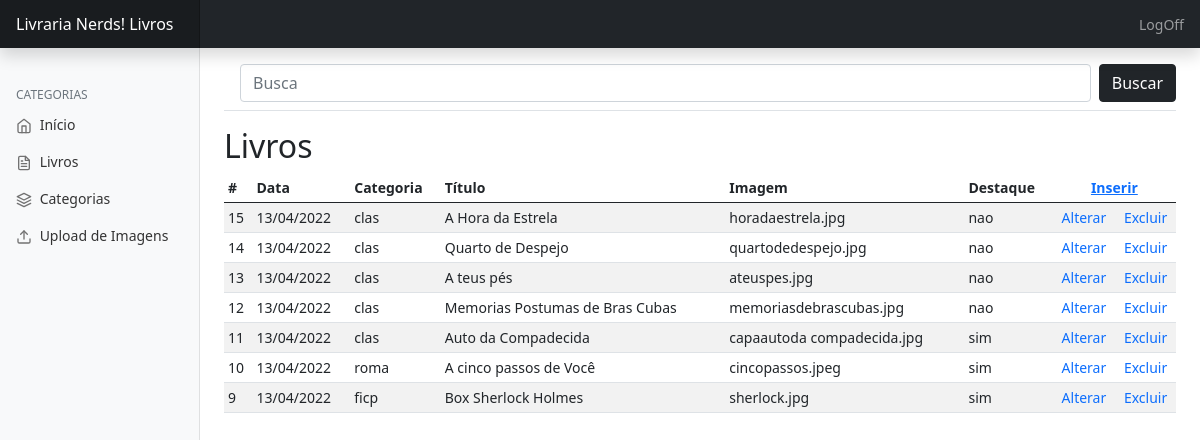
The app's page /admin/livros.php (signed in) with its own data.
### tables this page shows
CREATE TABLE `livros_tb` (
  `id_livro` int(11) NOT NULL,
  `data` date NOT NULL,
  `categoria` char(4) NOT NULL,
  `titulo` tinytext NOT NULL,
  `resumo` text NOT NULL,
  `autor` varchar(100) NOT NULL,
  `pagina` int(11) NOT NULL,
  `preco` decimal(7,2) NOT NULL,
  `imagem` varchar(48) NOT NULL,
  `alt` varchar(100) NOT NULL,
  `destaque` enum('sim','nao') NOT NULL,
  `editora` varchar(50) NOT NULL,
  `texto` mediumtext NOT NULL
);

### admin/livros.php (the view, shortened to what this page needs)
<?php
require_once('../conexao/conecta.php');
$sql = "SELECT id_livro, data, categoria, titulo, imagem, destaque FROM livros_tb ORDER BY id_livro DESC";
$resultado = mysqli_query($con,$sql);
$linha = mysqli_fetch_assoc($resultado);
?>
<!doctype html>
<html lang="pt-br">
  <head>
<link href="../css/css/bootstrap.min.css" rel="stylesheet">
    <link href="../css/css/dashboard.css" rel="stylesheet">
  </head>
  <body>
  <?php
    include('topo.php');
  ?>
<div class="container-fluid">
  <div class="row">
  <?php
    include('navegacao.php');
  ?>
    <main class="col-md-9 ms-sm-auto col-lg-10 px-md-4">
      <div class="d-flex justify-content-between flex-wrap flex-md-nowrap align-items-center pt-3 pb-2 mb-3 border-bottom">
        <form class="d-flex w-100" action="livros.php" method="GET">
  <input class="form-control me-2 w-100 mx-3" type="search" name="busca" placeholder="Busca" aria-label="Search">
   <button class="btn btn-dark" type="submit">Buscar</button>
 </form>
      </div>
      <?php if($linha > 0) {?>
    <h2>Livros</h2>
      <div class="table-responsive">
        <table class="table table-striped table-sm">
          <thead>
            <tr>
              <th scope="col">#</th>
              <th scope="col">Data</th>
              <th scope="col">Categoria</th>
              <th scope="col">Título</th>
              <th scope="col">Imagem</th>
              <th scope="col">Destaque</th>
              <th colspan="2" scope="col" class="text-center"><a href="livro_insere.php">Inserir</a></th>
            </tr>
          </thead>
          <tbody>
          <?php do{?>
            <tr>
              <td><?php echo $linha['id_livro']?></td>
              <td>
              <?php $data = date_create($linha['data']);
                echo date_format($data, 'd/m/Y');
              ?>
              </td>
              <td><?php echo $linha['categoria']?></td>
              <td><?php echo $linha['titulo']?></td>
              <td><?php echo $linha['imagem']?></td>
              <td><?php echo $linha['destaque']?></td>
              <td class="text-center"><a href="livro_altera.php?id_livro=<?php echo $linha['id_livro']?>" class="text-decoration-none">Alterar</a></td>
              <td class="text-center"><a href="livro_exclui.php?id_livro=<?php echo $linha['id_livro']?>" class="text-decoration-none">Excluir</a></td>
            </tr>
            <?php }while($linha= mysqli_fetch_assoc($resultado))?>
          </tbody>
        </table>
      </div>
      <?php } else {?>
        <p class="h4">Não existe nenhum livro  <b><?php echo $busca?></b></p>
       <?php }?>
    </main>
  </div>
</div>
  </body>
</html>

### css/css/dashboard.css (style rules this page uses)
body { font-size: .875rem; }

### records on screen
livros_tb: id_livro "15", data "13/04/2022", categoria "clas", titulo "A Hora da Estrela", imagem "horadaestrela.jpg", destaque "nao"
livros_tb: id_livro "14", data "13/04/2022", categoria "clas", titulo "Quarto de Despejo", imagem "quartodedespejo.jpg", destaque "nao"
livros_tb: id_livro "13", data "13/04/2022", categoria "clas", titulo "A teus pés", imagem "ateuspes.jpg", destaque "nao"
livros_tb: id_livro "12", data "13/04/2022", categoria "clas", titulo "Memorias Postumas de Bras Cubas", imagem "memoriasdebrascubas.jpg", destaque "nao"
livros_tb: id_livro "11", data "13/04/2022", categoria "clas", titulo "Auto da Compadecida", imagem "capaautoda compadecida.jpg", destaque "sim"
livros_tb: id_livro "10", data "13/04/2022", categoria "roma", titulo "A cinco passos de Você", imagem "cincopassos.jpeg", destaque "sim"
livros_tb: id_livro "9", data "13/04/2022", categoria "ficp", titulo "Box Sherlock Holmes", imagem "sherlock.jpg", destaque "sim"
